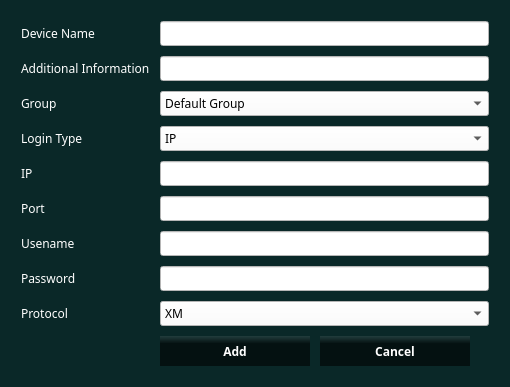
<?xml version="1.0" encoding="UTF-8"?>
<ui version="4.0">
 <class>Form</class>
 <widget class="QWidget" name="Form">
  <property name="geometry">
   <rect>
    <x>0</x>
    <y>0</y>
    <width>510</width>
    <height>371</height>
   </rect>
  </property>
  <property name="windowTitle">
   <string>Manual Add</string>
  </property>
  <property name="styleSheet">
   <string notr="true">*{
font-family: century gothic;
}
QWidget{
background:rgb(10,40,40);
}
QLabel{
color:white;
}
QComboBox{
background:white;
}
QLineEdit{
background:white;
}

QPushButton{
background-color: qlineargradient(spread:pad, x1:0.482, y1:0.3, x2:0.482224, y2:0, stop:0.15 rgba(0, 0, 0, 147), stop:1 rgba(255, 255, 255, 25));
/*background:#2d89ef;*/
border-radius:0px;
color:white;
font-weight:bold;
}

QPushButton:hover{
border:1px solid rgba(45, 137, 239,100);
border-radius:0px;
color:white;
font-weight:bold;
}








</string>
  </property>
  <layout class="QGridLayout" name="gridLayout">
   <item row="0" column="0">
    <layout class="QFormLayout" name="formLayout">
     <property name="horizontalSpacing">
      <number>10</number>
     </property>
     <property name="verticalSpacing">
      <number>10</number>
     </property>
     <property name="leftMargin">
      <number>10</number>
     </property>
     <property name="topMargin">
      <number>10</number>
     </property>
     <property name="rightMargin">
      <number>10</number>
     </property>
     <property name="bottomMargin">
      <number>10</number>
     </property>
     <item row="0" column="0">
      <widget class="QLabel" name="label">
       <property name="text">
        <string>Device Name</string>
       </property>
      </widget>
     </item>
     <item row="0" column="1">
      <widget class="QLineEdit" name="deviceName"/>
     </item>
     <item row="2" column="1">
      <widget class="QComboBox" name="cameraGroup">
       <property name="styleSheet">
        <string notr="true">background-color:white;</string>
       </property>
       <item>
        <property name="text">
         <string>Default Group</string>
        </property>
       </item>
       <item>
        <property name="text">
         <string>Lynkeus AI</string>
        </property>
       </item>
       <item>
        <property name="text">
         <string>Group 1</string>
        </property>
       </item>
       <item>
        <property name="text">
         <string>Group 2</string>
        </property>
       </item>
      </widget>
     </item>
     <item row="3" column="0">
      <widget class="QLabel" name="label_4">
       <property name="text">
        <string>Login Type</string>
       </property>
      </widget>
     </item>
     <item row="3" column="1">
      <widget class="QComboBox" name="loginType">
       <property name="styleSheet">
        <string notr="true">background-color:white;</string>
       </property>
       <item>
        <property name="text">
         <string>IP</string>
        </property>
       </item>
       <item>
        <property name="text">
         <string>Domain</string>
        </property>
       </item>
       <item>
        <property name="text">
         <string>Cloud ID</string>
        </property>
       </item>
       <item>
        <property name="text">
         <string>IPv6</string>
        </property>
       </item>
      </widget>
     </item>
     <item row="4" column="0">
      <widget class="QLabel" name="label_5">
       <property name="text">
        <string>IP</string>
       </property>
      </widget>
     </item>
     <item row="4" column="1">
      <widget class="QLineEdit" name="add_ip"/>
     </item>
     <item row="5" column="0">
      <widget class="QLabel" name="label_6">
       <property name="text">
        <string>Port</string>
       </property>
      </widget>
     </item>
     <item row="5" column="1">
      <widget class="QLineEdit" name="add_port"/>
     </item>
     <item row="6" column="0">
      <widget class="QLabel" name="label_7">
       <property name="text">
        <string>Usename</string>
       </property>
      </widget>
     </item>
     <item row="6" column="1">
      <widget class="QLineEdit" name="add_username"/>
     </item>
     <item row="7" column="0">
      <widget class="QLabel" name="label_8">
       <property name="text">
        <string>Password</string>
       </property>
      </widget>
     </item>
     <item row="7" column="1">
      <widget class="QLineEdit" name="add_password"/>
     </item>
     <item row="8" column="0">
      <widget class="QLabel" name="label_9">
       <property name="text">
        <string>Protocol</string>
       </property>
      </widget>
     </item>
     <item row="8" column="1">
      <widget class="QComboBox" name="add_protocol">
       <property name="styleSheet">
        <string notr="true">background-color:white;</string>
       </property>
       <item>
        <property name="text">
         <string>XM</string>
        </property>
       </item>
       <item>
        <property name="text">
         <string>HK</string>
        </property>
       </item>
       <item>
        <property name="text">
         <string>DH</string>
        </property>
       </item>
       <item>
        <property name="text">
         <string>Onvif</string>
        </property>
       </item>
      </widget>
     </item>
     <item row="9" column="1">
      <layout class="QHBoxLayout" name="horizontalLayout">
       <property name="spacing">
        <number>10</number>
       </property>
       <item>
        <widget class="QPushButton" name="btn_add">
         <property name="sizePolicy">
          <sizepolicy hsizetype="Fixed" vsizetype="Fixed">
           <horstretch>0</horstretch>
           <verstretch>0</verstretch>
          </sizepolicy>
         </property>
         <property name="minimumSize">
          <size>
           <width>150</width>
           <height>30</height>
          </size>
         </property>
         <property name="maximumSize">
          <size>
           <width>150</width>
           <height>30</height>
          </size>
         </property>
         <property name="text">
          <string>Add</string>
         </property>
         <property name="default">
          <bool>false</bool>
         </property>
         <property name="flat">
          <bool>false</bool>
         </property>
        </widget>
       </item>
       <item>
        <widget class="QPushButton" name="btn_cancel">
         <property name="sizePolicy">
          <sizepolicy hsizetype="Fixed" vsizetype="Fixed">
           <horstretch>0</horstretch>
           <verstretch>0</verstretch>
          </sizepolicy>
         </property>
         <property name="minimumSize">
          <size>
           <width>150</width>
           <height>30</height>
          </size>
         </property>
         <property name="maximumSize">
          <size>
           <width>150</width>
           <height>30</height>
          </size>
         </property>
         <property name="text">
          <string>Cancel</string>
         </property>
        </widget>
       </item>
      </layout>
     </item>
     <item row="2" column="0">
      <widget class="QLabel" name="label_3">
       <property name="text">
        <string>Group</string>
       </property>
      </widget>
     </item>
     <item row="1" column="0">
      <widget class="QLabel" name="label_2">
       <property name="text">
        <string>Additional Information</string>
       </property>
      </widget>
     </item>
     <item row="1" column="1">
      <widget class="QLineEdit" name="add_additionalInfo"/>
     </item>
    </layout>
   </item>
  </layout>
 </widget>
 <resources/>
 <connections/>
</ui>
